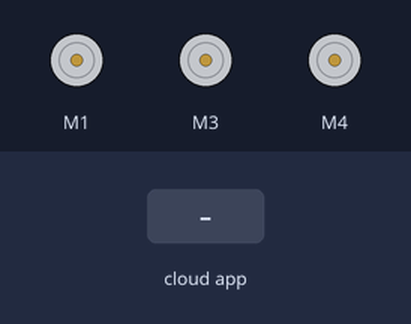
Bench run of a sketch on a simulated Arduino Uno, built with avr-gcc and run on an emulated ATmega328P. Shown: 3 × DC motor (green arrow = forward, orange = backward, longer = faster). Inputs (shaded band) come from the test bench. The ROS host is connected and sends only what is stated; what the sketch prints to the serial monitor is not drawn.

Above: at 1.2 s.
1.3 s: the phone or cloud app sets heading_angle to 45
At 2.3 s:
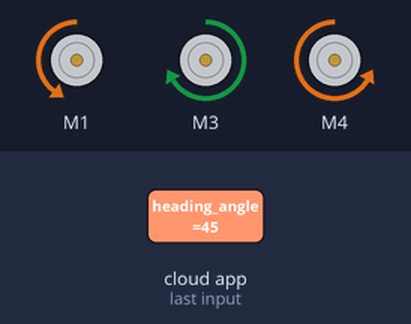
2.8 s: the phone or cloud app sets heading_angle to 90
At 3.7 s:
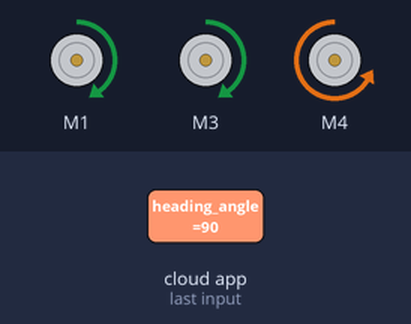
4.3 s: the phone or cloud app sets heading_angle to 180
At 4.6 s:
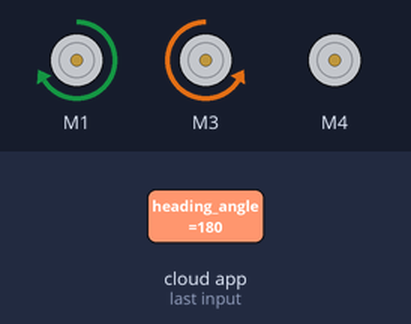
5.8 s: the phone or cloud app sets heading_angle to 0
At 6.8 s:
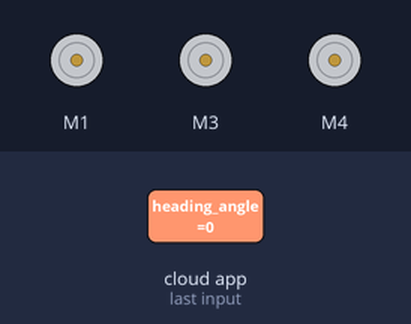
Timing chart, 0 to 8.3 s (numbered marks = the images above; inputs shaded):
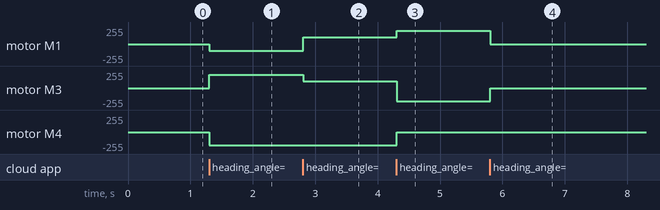

The sketch:

robot_arduino.ino
```cpp
#include <Wire.h>
#include <Adafruit_MotorShield.h>
#include <ros.h>
#include <std_msgs/UInt16.h>

// Create the motor shield object with the default I2C address
Adafruit_MotorShield AFMS = Adafruit_MotorShield();
ros::NodeHandle nh;

// gloabl variable  angle
unsigned int angle;

// callback funtion to derive data  from Pi
void message(const std_msgs::UInt16 & cmd_msg){
  angle = cmd_msg.data;
}

ros::Subscriber<std_msgs::UInt16> sub("heading_angle", message);

void serial_print_array(String name,  int arr1[], int arr2[]){
  Serial.print(name + ": ");
  for (int i=0; i<3; i++){
    Serial.print(arr1[i%3]);
    Serial.print(" ");
  }

  for (int i=0; i<3; i++){
    Serial.print(arr2[i%3]);
    Serial.print(" ");
  }
  Serial.println("");
}

class OmniRobot{
  public:
    Adafruit_DCMotor *motor_back = AFMS.getMotor(4);
    Adafruit_DCMotor *motor_right = AFMS.getMotor(3);
    Adafruit_DCMotor *motor_left = AFMS.getMotor(1);

    uint8_t binary_to_dict(int b){
      return (b==0)?(FORWARD):(BACKWARD);
    }

    int binary_dict[3];
    int voltage[3];
    int state_vec[3];

    void assign_array(int arr1[], int arr2[]){
      for (int i=0; i<3; i++){
        arr1[i]=arr2[i];
      }
    }

    void inverse_kinematic(int state_vec[], int binary_dict[], int voltage[], float l=0.12){

      int v_x = state_vec[0];
      int v_y = state_vec[1];
      int w = state_vec[2];

      int abs_vel[3];
      abs_vel[0] = -v_x/2 - (sqrt(3)*v_y)/2 + l*w;
      abs_vel[1] = v_x + l*w;
      abs_vel[2] = -v_x/2 + (sqrt(3)*v_y)/2 + l*w;

      for (int i=0; i<3; i++){
        (abs_vel[i]>0)?(binary_dict[i]=0):(binary_dict[i]=1);
        voltage[i] = abs(abs_vel[i]);
      }

    }

    void control_from_gamepad(unsigned int heading, int binary_dict[], int voltage[], int base_speed=200){
      // Up
      if ((170<heading) && (heading<190))
      {
        int dir[3] = {0,1,0};
        int vel[3] = {base_speed, base_speed,0};
        assign_array(binary_dict,dir);
        assign_array(voltage, vel);
      }// South-East
      else if ((10<heading) && (heading<80)){
        int dir[3] = {1,0,1};
        int vel[3] = {base_speed/2, base_speed,base_speed};
        assign_array(binary_dict,dir);
        assign_array(voltage, vel);
      }// Right
      else if ((80<heading) && (heading<100)){
        int dir[3] = {0,0,1};
        int vel[3] = {base_speed/2, base_speed/2,base_speed};
        assign_array(binary_dict,dir);
        assign_array(voltage, vel);
      }// North-East
      else if ((100<heading) && (heading<170)){
        int dir[3] = {0,1,1};
        int vel[3] = {base_speed, base_speed/2,base_speed};
        assign_array(binary_dict,dir);
        assign_array(voltage, vel);
      }//North-West
      else if ((190<heading) && (heading<260)){
        int dir[3] = {0,1,0};
        int vel[3] = {base_speed/2, base_speed,base_speed};
        assign_array(binary_dict,dir);
        assign_array(voltage, vel);
      } // Left
      else if ((260<heading) && (heading<280)){
        int dir[3] = {1,1,0};
        int vel[3] = {base_speed/2, base_speed/2,base_speed};
        assign_array(binary_dict,dir);
        assign_array(voltage, vel);
      } // South-West
      else if ((280<heading) && (heading<350)){
        int dir[3] = {1,0,0};
        int vel[3] = {base_speed, base_speed/2,base_speed};
        assign_array(binary_dict,dir);
        assign_array(voltage, vel);
      }// Down
      else if (heading==1000){
        int dir[3] = {1,0,0};
        int vel[3] = {base_speed, base_speed,0};
        assign_array(binary_dict,dir);
        assign_array(voltage, vel);
      }else{
        stop();
      }

      // serial_print_array("direct/voltage: ", binary_dict, voltage);
    }


    void go(unsigned int heading, int base_speed=200, float l=0.12){

      //inverse_kinematic(state_vec, binary_dict, voltage);
      control_from_gamepad(heading, binary_dict, voltage, base_speed);

      //serial_print_array("direct/voltage: ", binary_dict, voltage);

      //motor_left->run(binary_to_dict(binary_dict[0]));
      motor_left->run(binary_to_dict(binary_dict[0]));
      motor_left->setSpeed(voltage[0]);

      motor_right->run(binary_to_dict(binary_dict[1]));
      motor_right->setSpeed(voltage[1]);

      motor_back->run(binary_to_dict(binary_dict[2]));
      motor_back->setSpeed(voltage[2]);
    }

    void rotate_left(int speed=150){
      motor_left->run(FORWARD);
      motor_left->setSpeed(speed);

      motor_right->run(FORWARD);
      motor_right->setSpeed(speed);

      motor_back->run(FORWARD);
      motor_back->setSpeed(speed);
    }

    void rotate_right(int speed=150){
      motor_left->run(BACKWARD);
      motor_left->setSpeed(speed);

      motor_right->run(BACKWARD);
      motor_right->setSpeed(speed);

      motor_back->run(BACKWARD);
      motor_back->setSpeed(speed);
    }

    void stop(){
      motor_left->run(RELEASE);
      motor_right->run(RELEASE);
      motor_back->run(RELEASE);
    }
};

// Select which 'port' M1, M2, M4
OmniRobot robot;

void setup() {
  Serial.begin(57600);           // set up Serial library at 57600 bps
  Serial.print("Let the battle begins");
  nh.initNode();
  nh.subscribe(sub);

  AFMS.begin();  // create with the default frequency 1.6KHz
  robot.motor_left->run(RELEASE);
  robot.motor_right->run(RELEASE);
  robot.motor_back->run(RELEASE);
}


void loop() {
  nh.spinOnce();

  /*
  if (angle==720){
    robot.rotate_right();
  }
  else if (angle==360){
    robot.rotate_left();
  }else if (angle==0){
    robot.stop();
  }else{
    robot.go(angle);
  }
  delay(10);
  */

  switch(angle){
    case 720:
      robot.rotate_right();
      break;
    case 360:
      robot.rotate_left();
      break;
    case 0:
      robot.stop();
      break;
    default:
      robot.go(angle);
  }
  delay(10);
  /*
  robot.go(60);
  delay(1);
  */


}
```

Measured:
- after the input at 1.3 s, motor M1: stopped → backward 100/255 at once; motor M3: stopped → forward 200/255 at once; motor M4: stopped → backward 200/255 at once
- after the input at 2.8 s, motor M1: backward 100/255 → forward 100/255 at once; motor M3: forward 200/255 → forward 100/255 at once
- after the input at 4.3 s, motor M1: forward 100/255 → forward 200/255 at once; motor M3: forward 100/255 → backward 200/255 at once; motor M4: backward 200/255 → stopped at once
- after the input at 5.8 s, motor M1: forward 200/255 → stopped at once; motor M3: backward 200/255 → stopped at once
